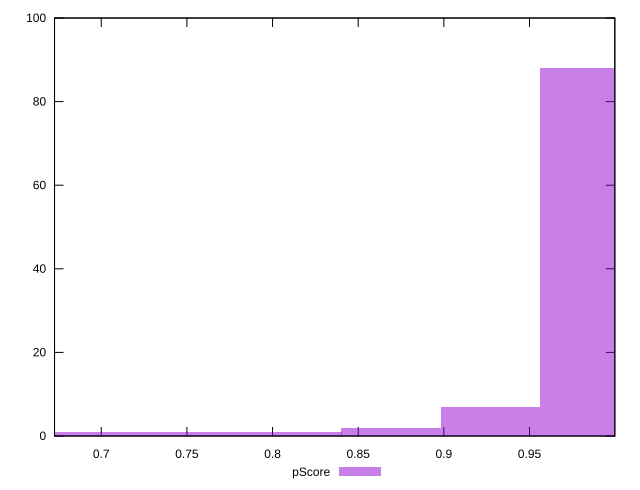

Generate this figure with gnuplot:
reset

$pScore <<EOF
0.9851169152520367 88
0.8692208075753265 2
0.9271688614136816 7
0.6953766460602612 1
0.8112727537369714 1
0.7533246998986163 1
EOF

set key outside below
set boxwidth 0.0579480538383551
set xrange [0.672733431143631:0.9997936714149218]
set yrange [0:100]
set trange [0:100]
set style fill transparent solid 0.5 noborder
set terminal svg size 640, 490 enhanced background rgb 'white'
set output "report_00013_2021-02-09T12-04-24.940Z/bootup-time/samples/pages+cached+noadtech+nomedia/pScore/histogram.svg"

plot $pScore title "pScore" with boxes

reset
